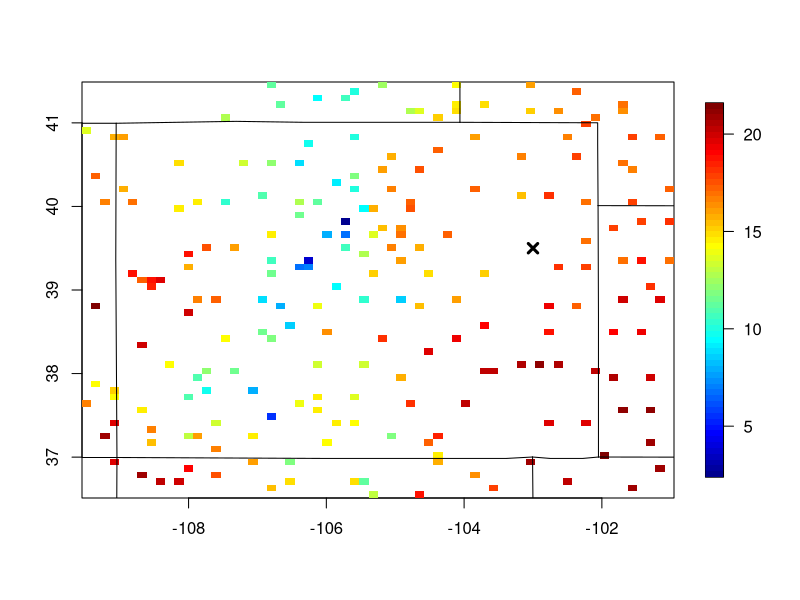
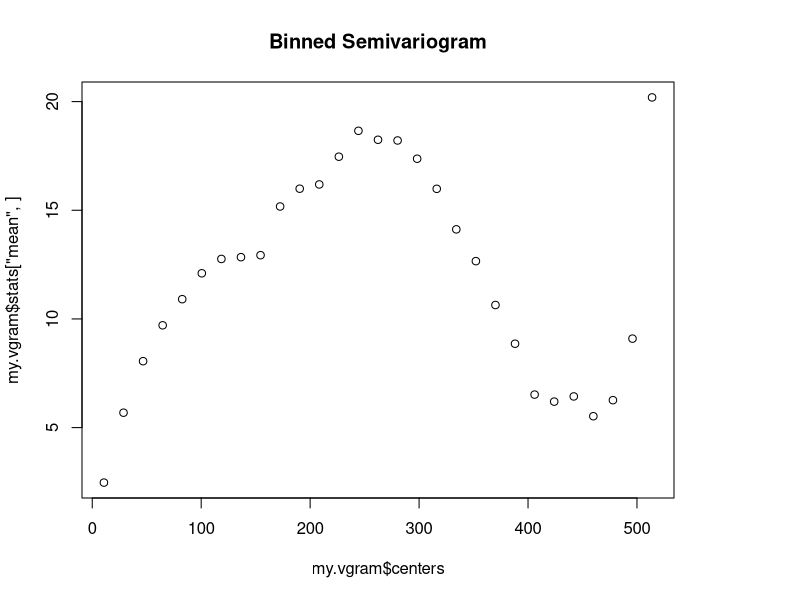
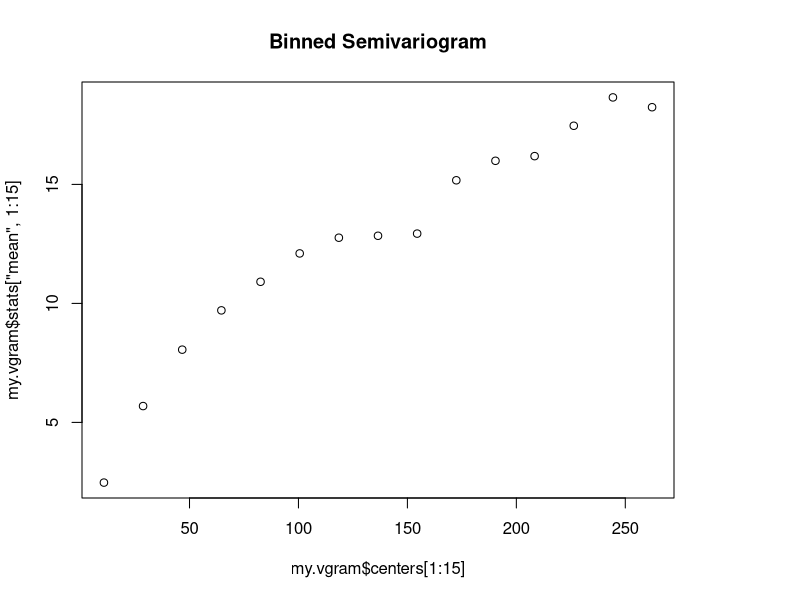
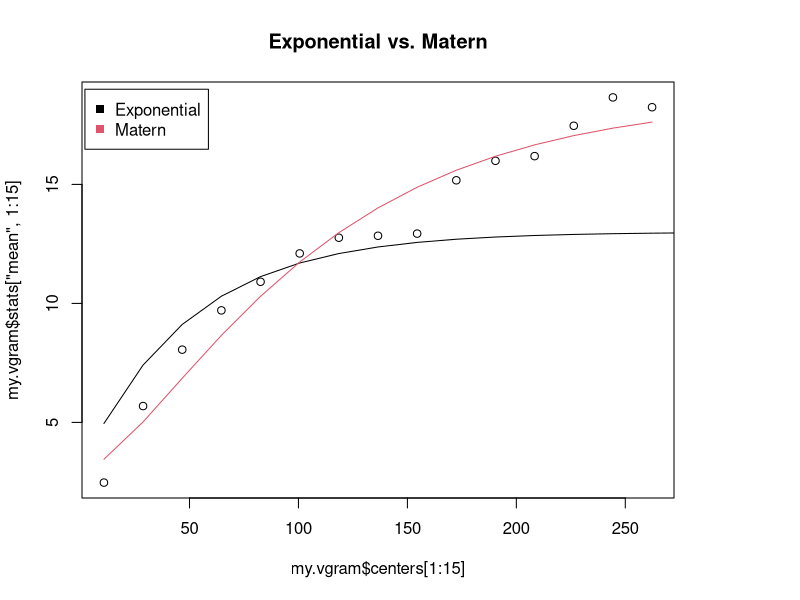
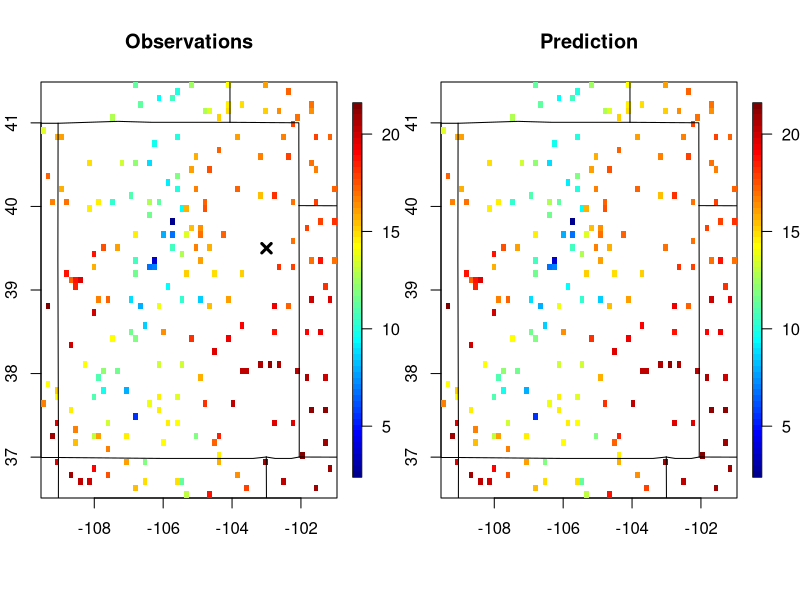
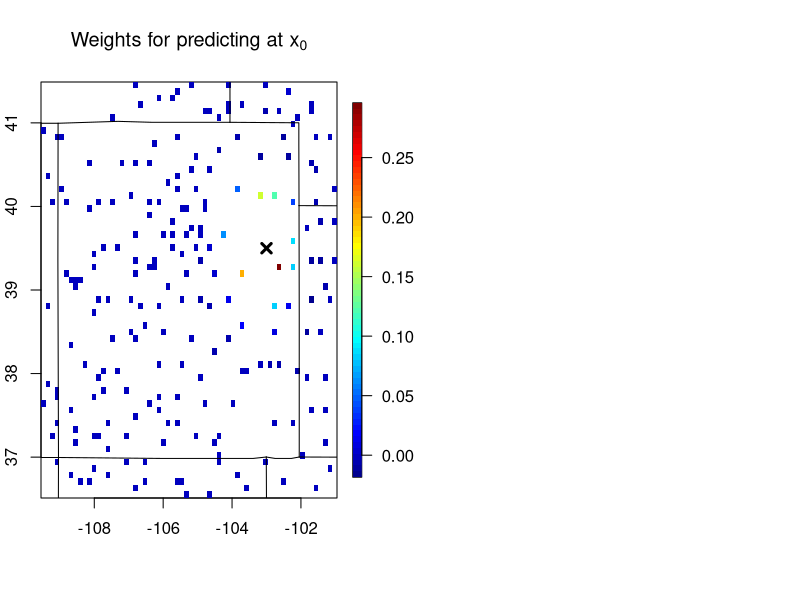
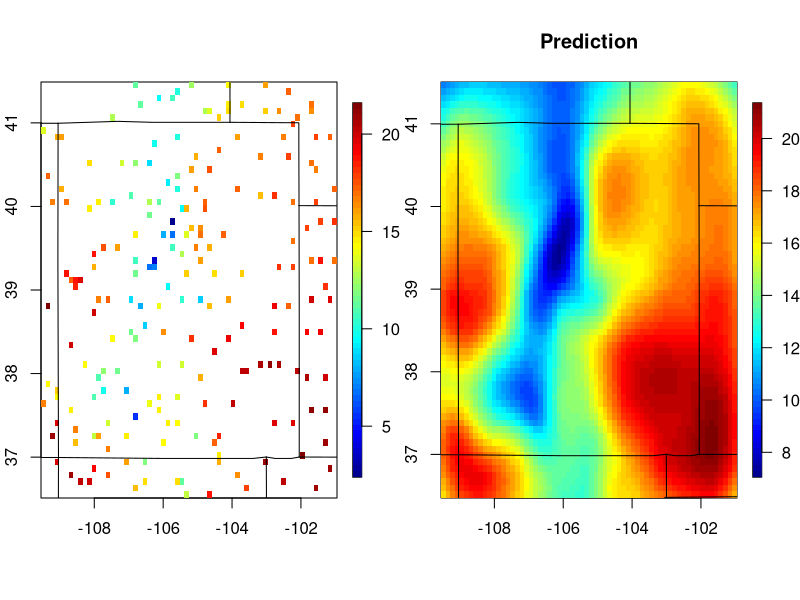
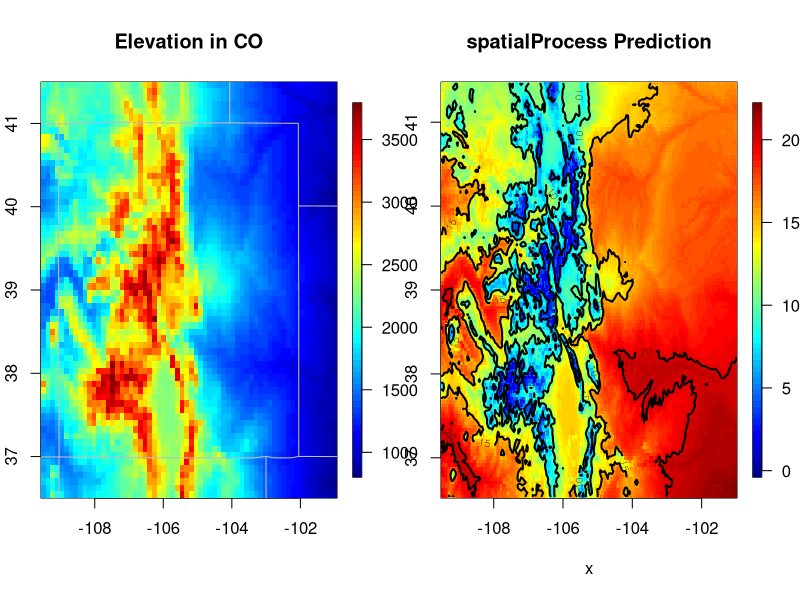

Generate these figures, in order, with R:
## ---- chunk 1
knitr::opts_chunk$set(echo = TRUE, cache=TRUE)
library(fields)
## ---- chunk 2
data(COmonthlyMet)
y.CO <- CO.tmax.MAM.climate
z.CO <- CO.elev     
grd.CO <- as.matrix(CO.loc)
keep <- !is.na(y.CO)      #removing all NA's from the data
y.CO <- y.CO[keep]
z.CO <- z.CO[keep]
grd.CO <- grd.CO[keep,]
quilt.plot(grd.CO,y.CO)
US(add=TRUE)
points(-103,39.5, pch=4,lwd=3,cex=1.25, col='black')
## ---- chunk 3
my.vgram <- vgram(loc=grd.CO,y=y.CO,N=30,lon.lat=TRUE) #use 30 bins
plot(my.vgram$stats["mean",]~my.vgram$centers,main='Binned Semivariogram')
## ---- chunk 4
plot(my.vgram$stats["mean",1:15]~my.vgram$centers[1:15],main='Binned Semivariogram')
## ---- chunk 5

#Exponential plot
ls.exponential <- function(par){ # par = (rho,aRange,sigma^2)
	theoretical.vgram <- par[1] * (1 - exp(-my.vgram$centers[1:15] / par[2])) + par[3]
    sum( (theoretical.vgram - my.vgram$stats["mean",1:15])^2 ) }

##providing initial guesses and bounds
out.exponential <- optim(par=c(2,50,1),fn=ls.exponential,method="L-BFGS", lower = c(0,0,0), upper = c(10,100,3))

rho.exponential <- out.exponential$par[1]
aRange.exponential <- out.exponential$par[2]
sigma2.exponential <- out.exponential$par[3]

plot(my.vgram$stats["mean",1:15]~my.vgram$centers[1:15], main="Exponential vs. Matern")
lines(c(sigma2.exponential + rho.exponential*(1-exp(-my.vgram$centers/aRange.exponential)))~my.vgram$centers,col=1)

#Matern plot 
ls.matern <- function(par){ # par = (rho,aRange,nu,sigmasq)
    theoretical.vgram <- par[1] * (1 - Matern(my.vgram$centers[1:15], range= par[2], nu = par[3])) + par[4]    
    sum((theoretical.vgram - my.vgram$stats["mean",1:15])^2 )  } 

##providing initial guesses and bounds
out.matern <- optim(par=c(2,50,2.5,1),fn=ls.matern,method="L-BFGS", lower = c(0,0,1,0), upper = c(25,100,6,3))

rho.matern <- out.matern$par[1]
aRange.matern <- out.matern$par[2]
nu.matern <- out.matern$par[3]
sigma2.matern <- out.matern$par[4]

lines(c(sigma2.matern + rho.matern*(1-Matern(my.vgram$centers[1:15],range = aRange.matern, nu = nu.matern )))~my.vgram$centers[1:15],col=2)

legend(x=2, y=19 ,legend=c("Exponential","Matern"),col=c(1,2),pch=15, cex=1)
## ---- chunk 6
x0 <- as.matrix(cbind(-103,39.5))   #rdist only takes matrices 
dist0.mat <- rdist.earth(grd.CO,x0)
dist.mat <- rdist.earth(grd.CO,grd.CO)

Sigma0 <- rho.matern * Matern(dist0.mat, range=aRange.matern, nu=nu.matern)
Sigma <- rho.matern * Matern(dist.mat, range=aRange.matern, nu=nu.matern) 
diag(Sigma) <- diag(Sigma) + sigma2.matern 
Sigma.inverse <- solve(Sigma)

weights <- t(Sigma0) %*% Sigma.inverse
prediction <- weights %*% y.CO
## ---- chunk 7
set.panel(1,2)
quilt.plot(grd.CO,y.CO, main="Observations")
US(add=TRUE)
points(-103,39.5, pch=4,lwd=3,cex=1.25, col='black')

grd.x0 <- rbind(grd.CO,x0)
y.x0 <- c(y.CO,prediction)
quilt.plot(grd.x0,y.x0,main='Prediction')
US(add=TRUE)
## ---- chunk 8
quilt.plot(grd.CO,weights)
title(expression('Weights for predicting at x'[0]))
points(-103,39.5, pch=4,lwd=3,cex=1.25, col='black')
US(add=TRUE)
## ---- chunk 9
lonvals <- seq(min(CO.loc[,1]),max(CO.loc[,1]),length.out=100)
latvals <- seq(min(CO.loc[,2]),max(CO.loc[,2]),length.out=100)
pred.grd <- as.matrix(expand.grid(lonvals,latvals))  
## ---- chunk 10
dist0.mat <- rdist.earth(grd.CO,pred.grd)
Sigma0 <- rho.matern * Matern(dist0.mat, range=aRange.matern, nu=nu.matern)
grid.predictions <-  t(Sigma0) %*% Sigma.inverse %*% y.CO  

set.panel(1,2)
quilt.plot(grd.CO,y.CO)
US(add=TRUE)
quilt.plot(pred.grd,grid.predictions,main='Prediction')
US(add=TRUE)
## ---- chunk 11
quilt.plot(make.surface.grid(CO.Grid),CO.elevGrid$z)
title("Elevation in CO")
US(add=TRUE,col='grey')
## ---- chunk 12
library(sp)
fit <- Krig(grd.CO,y.CO,Covariance="Matern",Z=z.CO,aRange=aRange.matern)
pred <- predictSurface(fit, grid.list=CO.Grid,ZGrid=CO.elevGrid,extrap=TRUE)
surface(pred,main="spatialProcess Prediction",col=tim.colors())
## ---- chunk 13
n <- 100
x <- matrix(seq(0,1,,n), nc=1)
d <- rdist(x)
cov <- Exponential(d, range=0.3)
cov.c <- chol(cov)

x0 <- 0  #getting the true variogram gamma(h) = C(0) - C(h)
d0 <- rdist(x0,x)
c0 <- Exponential(d0, range=0.3)
e0 <- (1-c0[1,])

vg <- list()
brk<- seq( 0, 1,, (25 + 1) ) 
set.panel(3,3)
for (i in 1:9){
  sim <- t(cov.c)%*%rnorm(n)
  vg[[i]] <- vgram(x, sim, N=25)
  plot(vg[[i]], breaks=brk, col=4, ylim=c(0,1.5))  #plot simulated variogram
  lines(x,e0)
}
